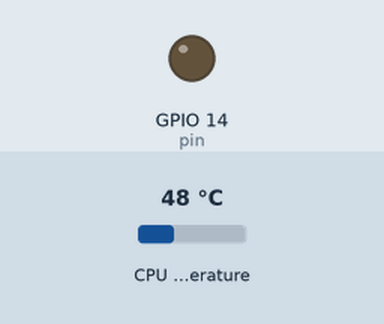
This program was run on a simulated Raspberry Pi (BCM pin numbers). On the bench: output pins drawn as LEDs (lit = HIGH). The inputs (shaded band) are chosen by the test bench; at power-on: CPU temperature 48 °C.

Above: at 1.2 s.
1.3 s: CPU temperature set to 58 °C
3.2 s: CPU temperature set to 61 °C
At 4.7 s:
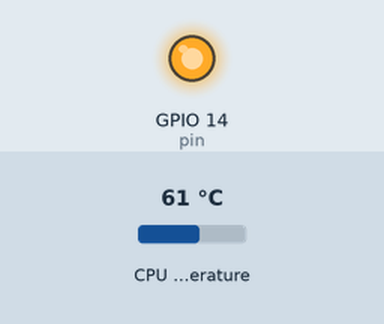
5.5 s: CPU temperature set to 31 °C
At 6.3 s:
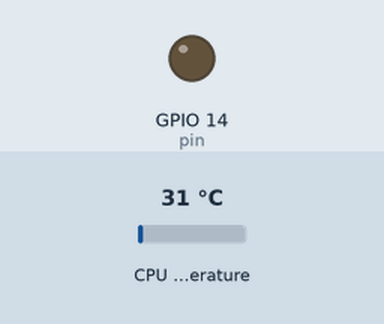
7.5 s: CPU temperature set to 71 °C
At 9.1 s:
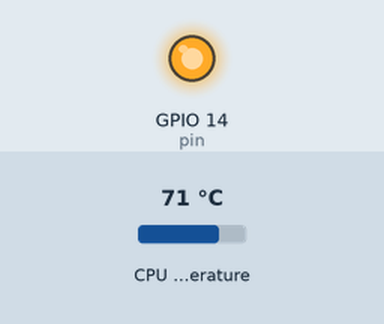
Timing chart, 0 to 10.5 s (numbered marks = the images above; inputs shaded):
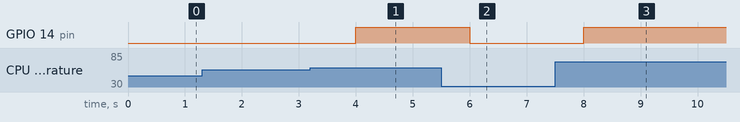

The program:

power-hat-fan-control.py
```python
#!/usr/bin/env python3

import RPi.GPIO as GPIO
import subprocess
import time

pin = 14
threshold = 60
duration_sec = 1

def main():
    # Warning停止
    GPIO.setwarnings(False)
    # SoCのGPIOピン番号
    GPIO.setmode(GPIO.BCM)
    # GPIO設定
    GPIO.setup(pin, GPIO.OUT)

    # 温度読み取り
    with open('/sys/class/thermal/thermal_zone0/temp', mode='r') as file:
        # 1000倍の値が書き込まれているので除算
        temp = float(file.read()) / 1000

        # 閾値以上のときGPIOをHIGHにしてファン回す
        if temp < threshold:
            GPIO.output(pin, GPIO.LOW)
        else:
            GPIO.output(pin, GPIO.HIGH)

if __name__ == '__main__':
    while True:
        main()
        # 一定間隔でループ
        time.sleep(duration_sec)
```

Measured:
- the behaviour switches between 59 and 60 °C on CPU temperature (found by bisection; images 0 and 1)
- after the input at 1.3 s, every drawn part: stays the same
- after the input at 3.2 s, GPIO 14 (pin): LOW → HIGH after 0.80 s
- after the input at 5.5 s, GPIO 14 (pin): HIGH → LOW after 0.50 s
- after the input at 7.5 s, GPIO 14 (pin): LOW → HIGH after 0.50 s
